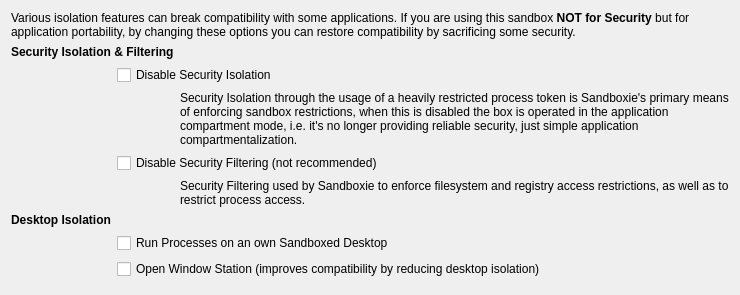
           <widget class="QWidget" name="tabIsolation">
            <attribute name="title">
             <string>Security Isolation</string>
            </attribute>
            <layout class="QGridLayout" name="gridLayout_39">
             <item row="0" column="0">
              <layout class="QGridLayout" name="gridLayout_38">
               <item row="7" column="1" colspan="2">
                <widget class="QCheckBox" name="chkSbieDesktop">
                 <property name="text">
                  <string>Run Processes on an own Sandboxed Desktop</string>
                 </property>
                </widget>
               </item>
               <item row="9" column="2">
                <spacer name="horizontalSpacer_8">
                 <property name="orientation">
                  <enum>Qt::Orientation::Horizontal</enum>
                 </property>
                 <property name="sizeHint" stdset="0">
                  <size>
                   <width>40</width>
                   <height>5</height>
                  </size>
                 </property>
                </spacer>
               </item>
               <item row="1" column="0" colspan="2">
                <widget class="QLabel" name="lblIsolation">
                 <property name="font">
                  <font>
                   <bold>true</bold>
                   <kerning>true</kerning>
                  </font>
                 </property>
                 <property name="toolTip">
                  <string>Protect the sandbox integrity itself</string>
                 </property>
                 <property name="text">
                  <string>Security Isolation &amp; Filtering</string>
                 </property>
                </widget>
               </item>
               <item row="3" column="2">
                <widget class="QLabel" name="label_60">
                 <property name="text">
                  <string>Security Isolation through the usage of a heavily restricted process token is Sandboxie's primary means of enforcing sandbox restrictions, when this is disabled the box is operated in the application compartment mode, i.e. it's no longer providing reliable security, just simple application compartmentalization.</string>
                 </property>
                 <property name="wordWrap">
                  <bool>true</bool>
                 </property>
                </widget>
               </item>
               <item row="4" column="1" colspan="2">
                <widget class="QCheckBox" name="chkNoSecurityFiltering">
                 <property name="text">
                  <string>Disable Security Filtering (not recommended)</string>
                 </property>
                </widget>
               </item>
               <item row="2" column="1" colspan="2">
                <widget class="QCheckBox" name="chkNoSecurityIsolation">
                 <property name="text">
                  <string>Disable Security Isolation</string>
                 </property>
                </widget>
               </item>
               <item row="5" column="2">
                <widget class="QLabel" name="label_61">
                 <property name="text">
                  <string>Security Filtering used by Sandboxie to enforce filesystem and registry access restrictions, as well as to restrict process access.</string>
                 </property>
                 <property name="wordWrap">
                  <bool>true</bool>
                 </property>
                </widget>
               </item>
               <item row="9" column="1">
                <spacer name="verticalSpacer_25">
                 <property name="orientation">
                  <enum>Qt::Orientation::Vertical</enum>
                 </property>
                 <property name="sizeHint" stdset="0">
                  <size>
                   <width>20</width>
                   <height>5</height>
                  </size>
                 </property>
                </spacer>
               </item>
               <item row="0" column="0" colspan="3">
                <widget class="QLabel" name="label_42">
                 <property name="text">
                  <string>Various isolation features can break compatibility with some applications. If you are using this sandbox &lt;b&gt;NOT for Security&lt;/b&gt; but for application portability, by changing these options you can restore compatibility by sacrificing some security.</string>
                 </property>
                 <property name="wordWrap">
                  <bool>true</bool>
                 </property>
                </widget>
               </item>
               <item row="6" column="0">
                <widget class="QLabel" name="lblDesktop">
                 <property name="font">
                  <font>
                   <bold>true</bold>
                   <kerning>true</kerning>
                  </font>
                 </property>
                 <property name="toolTip">
                  <string>Protect the sandbox integrity itself</string>
                 </property>
                 <property name="text">
                  <string>Desktop Isolation</string>
                 </property>
                </widget>
               </item>
               <item row="8" column="1" colspan="2">
                <widget class="QCheckBox" name="chkOpenWndStation">
                 <property name="text">
                  <string>Open Window Station (improves compatibility by reducing desktop isolation)</string>
                 </property>
                </widget>
               </item>
              </layout>
             </item>
            </layout>
           </widget>
